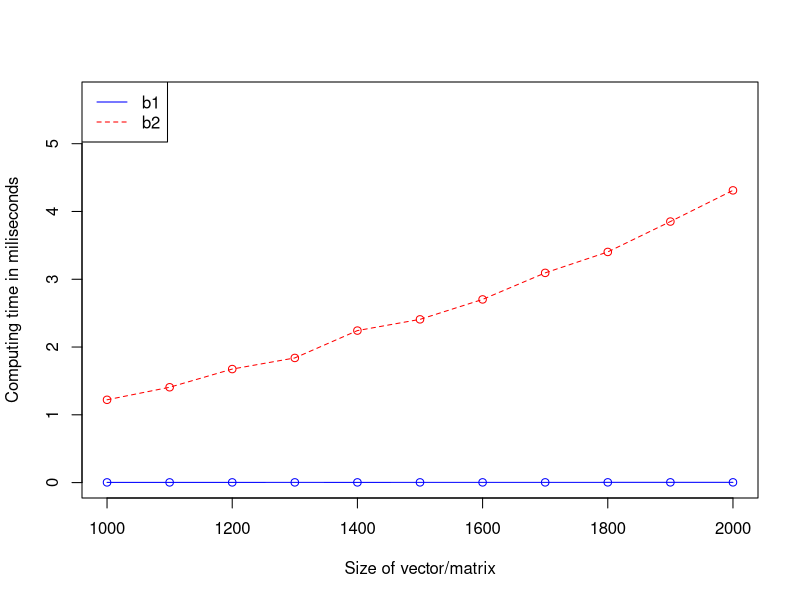

Write the R code that produced this figure. (Note: this script raises an error after producing the figure.)
results = read.csv("result.txt")
avg_results = aggregate(time ~ n:alg, data=results, FUN=mean)
avg_results$sd = aggregate(time ~ n:alg, data=results, FUN=sd)$time

y_range = range(0, results$time)

pdf(file="results.pdf", height=5, width=10, bg="white")

plot(avg_results[avg_results$alg=="b1",]$n, avg_results[avg_results$alg=="b1",]$time, type="o", lty = 1, ylim = y_range,
	xlab = "Size of vector/matrix", ylab = "Computing time in miliseconds", col="blue")
lines(avg_results[avg_results$alg=="b2",]$n, avg_results[avg_results$alg=="b2",]$time, type="o", lty = 2, col = "red")
legend("topleft", c("b1","b2"),col=c("blue","red"),lty=1:2)


errbar(avg_results[avg_results$alg=="b1",]$n,
	avg_results[avg_results$alg=="b1",]$time,
	avg_results[avg_results$alg=="b1",]$time-avg_results[avg_results$alg=="b1",]$sd,
	avg_results[avg_results$alg=="b1",]$time+avg_results[avg_results$alg=="b1",]$sd,
	xlab="n", ylab="Computing time in miliseconds", add=TRUE)


errbar(avg_results[avg_results$alg=="b2",]$n,
	avg_results[avg_results$alg=="b2",]$time,
	avg_results[avg_results$alg=="b2",]$time-avg_results[avg_results$alg=="b2",]$sd,
	avg_results[avg_results$alg=="b2",]$time+avg_results[avg_results$alg=="b2",]$sd,
	xlab="n", ylab="Computing time in miliseconds", add=TRUE)

dev.off()
